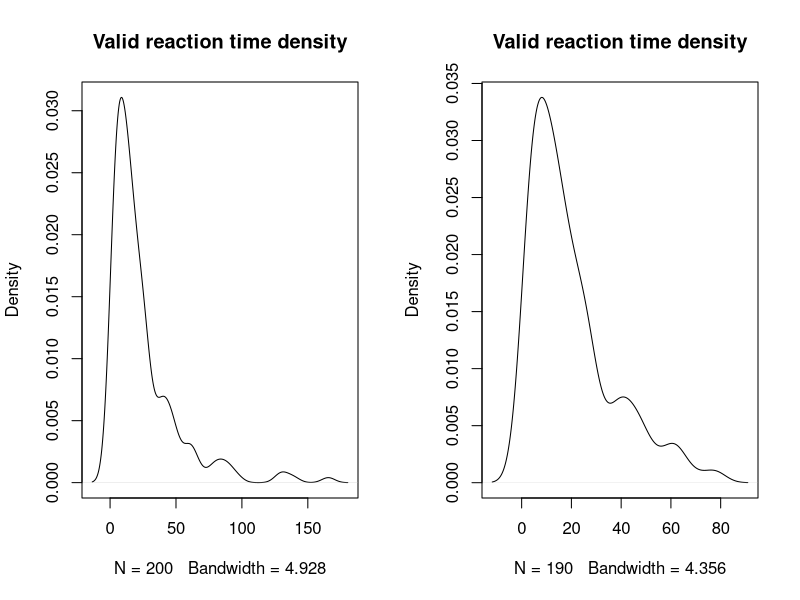
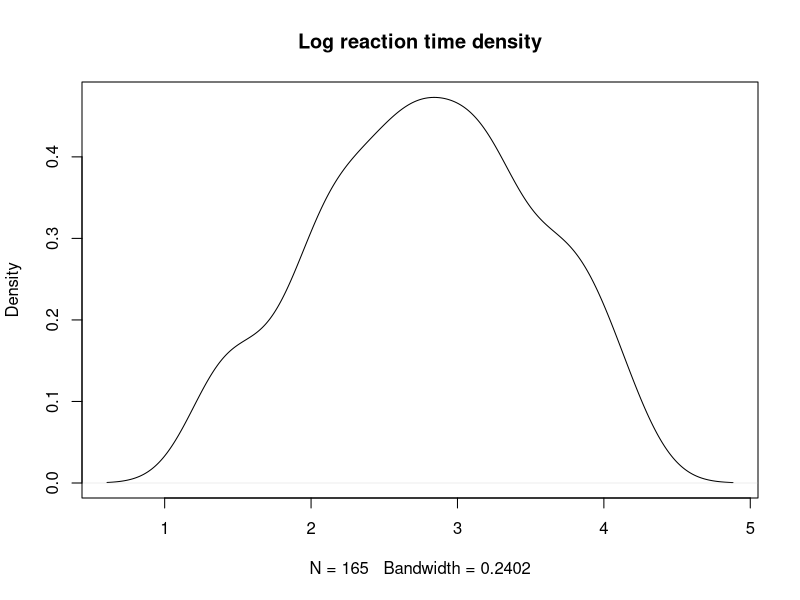
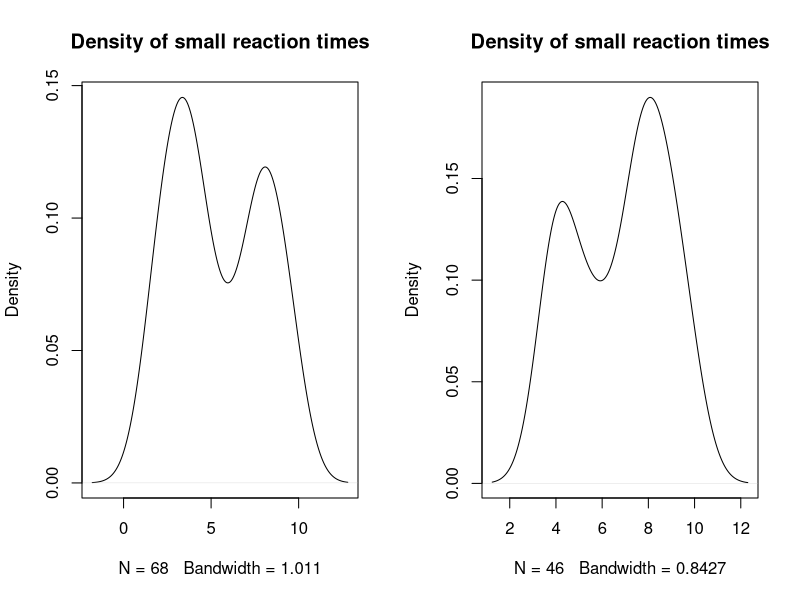
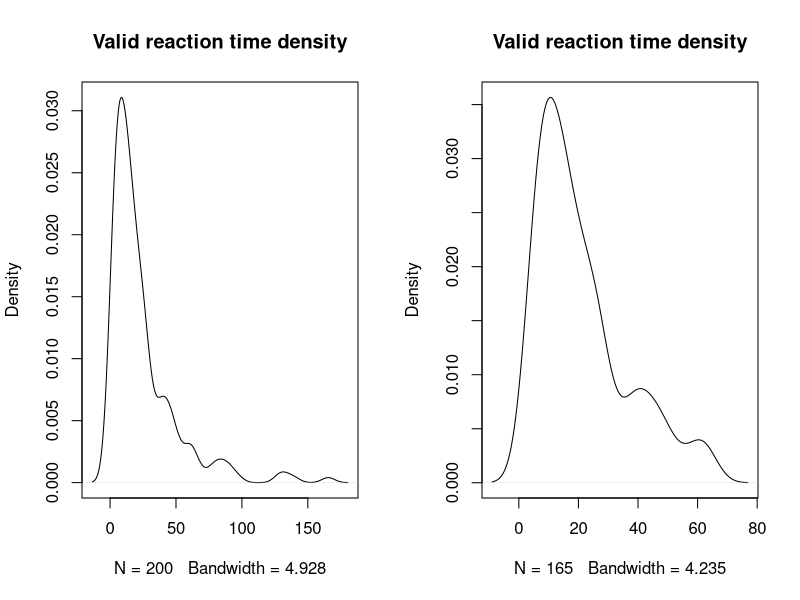

R code for these plots, in order:
## ---- chunk 1
library(tidyverse)

# RT Filtering function
Filter_FUN <- function(DB, Column, Low_PCT = 0.05, High_PCT = 0.95) {
  
  args = as.list(match.call())
  
  # Creamos Column_LOG
  DB = DB %>% mutate(Column_LOG = log(eval(args$Column, DB)))
  lowcut = quantile(DB$Column_LOG, Low_PCT, na.rm = T)
  highcut = quantile(DB$Column_LOG, High_PCT, na.rm = T)
  
  # Returns DB_Filtered
  DB_Filtered <<- subset(DB, DB$Column_LOG > lowcut & DB$Column_LOG < highcut) 
  
  # return(DB_Filtered)
  cat("**** Datos filtrados a partir de la columna", args$Column, ": ", nrow(DB) - nrow(DB_Filtered), "/", nrow(DB), "filas eliminadas ***")
  
}
## ---- chunk 2

dataset = read_csv("Data/10-Pre_processing/RT_filtering.csv")
dataset

Filter_FUN(dataset, Time)
DB_Filtered
## ---- chunk 3

dataset = read.csv("Data/10-Pre_processing/RT_filtering.csv")
head(dataset)

## ---- chunk 4
#SD criteria
SD_filter = 2.5

dataset_filtered = dataset %>% 
  filter(Time < (median(Time) + SD_filter * sd(Time)) & Time > (median(Time) - SD_filter * sd(Time)))

# dataset_filtered = dataset[dataset$Time < (median(dataset$Time) + SD_filter * sd(dataset$Time) )  & dataset$Time > (median(dataset$Time) - SD_filter * sd(dataset$Time) ), ]
## ---- chunk 5
summary(dataset$Time)
summary(dataset_filtered$Time)

par(mfrow = c(1,2))
    #
    plot(density(dataset$Time), main = "Valid reaction time density")
    plot(density(dataset_filtered$Time), main = "Valid reaction time density")
    
par(mfrow = c(1,1))
## ---- chunk 6
#Import to variable "dataset"
dataset = read.csv("Data/10-Pre_processing/RT_filtering.csv")
head(dataset)
## ---- chunk 7
#Gamma
glm1 = (glm(Time ~ Formato, data = dataset, family = Gamma))
summary(glm1)

#Gausian
glm2 = (glm(Time ~ Formato, data = dataset))
summary(glm2)

## ---- chunk 8
#Import to variable "dataset"
dataset = read.csv("Data/10-Pre_processing/RT_filtering.csv")
head(dataset)
## ---- chunk 9

#SET low and high PERCENTILES
    lowcutquant = 0.05
    highcutquant = 0.95
    
    # Add log-rt
    # dataset_filtered = data_long_RAW
    dataset$logrt <- log(dataset$Time)
    
    # Take correct answers
        # WE USE CORRECT ANSWERS TO SET TIME LIMITS!!!
        # BETTER USE dataset?
    corr = subset(dataset, dataset$Accuracy == 1)
    lowcut = quantile(corr$logrt, lowcutquant)
    highcut = quantile(corr$logrt, highcutquant)
    dataset_filtered <- subset(dataset, dataset$logrt > lowcut & dataset$logrt < highcut)
## ---- chunk 10
plot(density(dataset_filtered$logrt), main = "Log reaction time density")
    
par(mfrow = c(1,2))

    #
    plot(density(dataset$Time[dataset$Time < 10]), main = "Density of small reaction times")
    plot(density(dataset_filtered$Time[dataset_filtered$Time < 10]), main = "Density of small reaction times")

    #
    plot(density(dataset$Time), main = "Valid reaction time density")
    plot(density(dataset_filtered$Time), main = "Valid reaction time density")
    
par(mfrow = c(1,1))

    #
    summary(dataset$Time)
    summary(dataset_filtered$Time)

